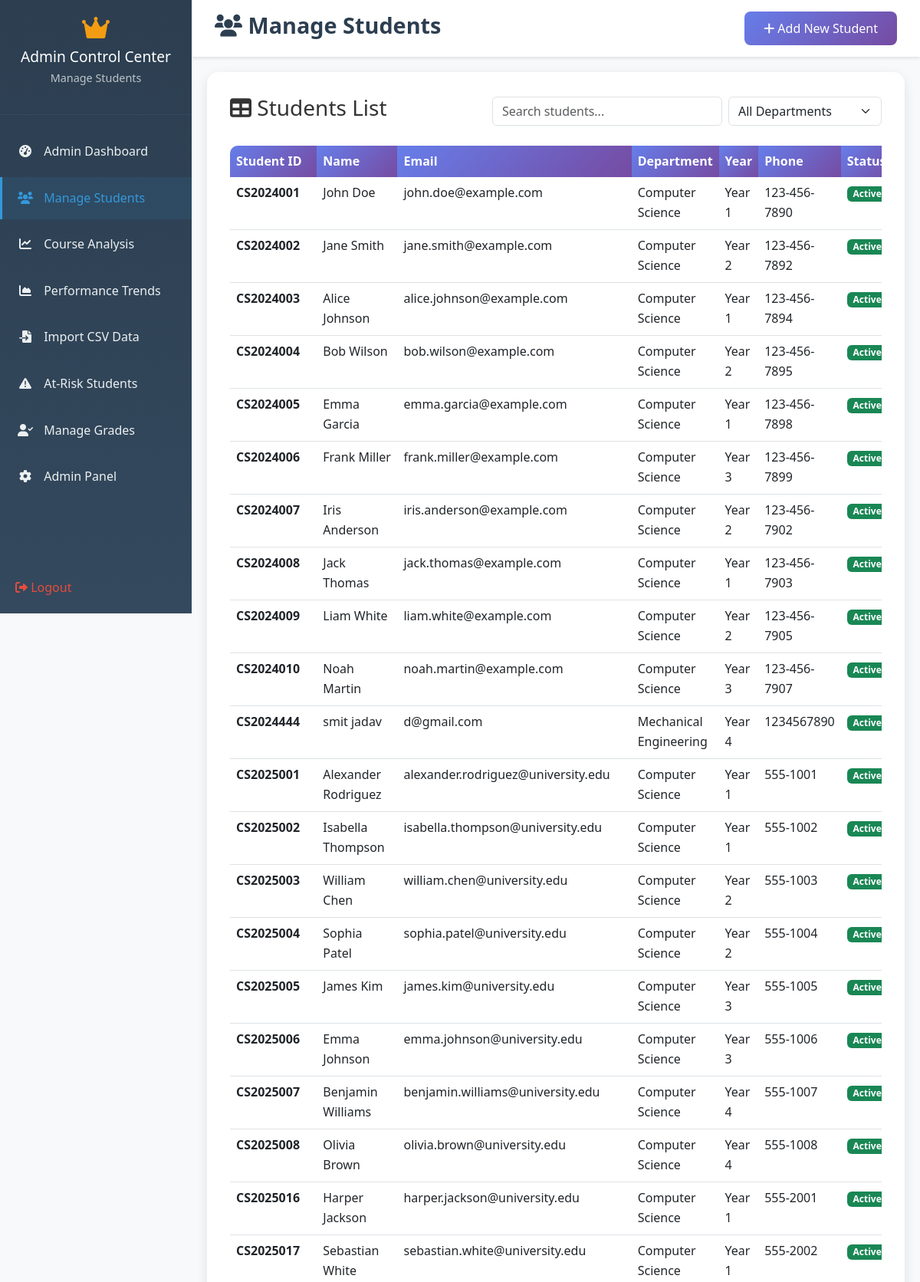
Page /manage-students/ (signed in, upper part) on the committed database.
### sms/models.py (models this page shows, shortened)
class Student(models.Model):
    YEAR_CHOICES = (
        ('1', 'First Year'),
        ('2', 'Second Year'),
        ('3', 'Third Year'),
        ('4', 'Fourth Year'),
    )
    user = models.OneToOneField(User, on_delete=models.CASCADE, related_name='student_profile')
    student_id = models.CharField(max_length=20, unique=True)
    department = models.ForeignKey(Department, on_delete=models.CASCADE, related_name='students')
    year = models.CharField(max_length=1, choices=YEAR_CHOICES, default='1')
    enrollment_date = models.DateField()
    date_of_birth = models.DateField(blank=True, null=True)
    parent_name = models.CharField(max_length=100, blank=True, null=True)
    parent_phone = models.CharField(max_length=15, blank=True, null=True)
    emergency_contact = models.CharField(max_length=15, blank=True, null=True)
    is_active = models.BooleanField(default=True)
    created_at = models.DateTimeField(auto_now_add=True)
    updated_at = models.DateTimeField(auto_now=True)
    class Meta:
        ordering = ['student_id']

class User(AbstractUser):
    USER_TYPE_CHOICES = (
        ('admin', 'Admin'),
        ('student', 'Student'),
    )
    user_type = models.CharField(max_length=10, choices=USER_TYPE_CHOICES, default='student')
    phone = models.CharField(max_length=15, blank=True, null=True)
    address = models.TextField(blank=True, null=True)
    profile_picture = models.ImageField(upload_to='profile_pics/', blank=True, null=True)
    created_at = models.DateTimeField(auto_now_add=True)
    updated_at = models.DateTimeField(auto_now=True)

class Department(models.Model):
    name = models.CharField(max_length=100, unique=True)
    code = models.CharField(max_length=10, unique=True)
    description = models.TextField(blank=True, null=True)
    head_of_department = models.CharField(max_length=100, blank=True, null=True)
    created_at = models.DateTimeField(auto_now_add=True)
    updated_at = models.DateTimeField(auto_now=True)
    class Meta:
        ordering = ['name']

### sms/views.py (the view)
# urls.py: path('manage-students/', views.manage_students, name='manage_students'),
@login_required
def manage_students(request):
    if request.user.user_type != 'admin':
        messages.error(request, 'Access denied. Admin privileges required.')
        return redirect('sms:login')
    students = Student.objects.select_related('user', 'department').all()
    departments = Department.objects.all()
    context = {
        'students': students,
        'departments': departments,
    }
    return render(request, 'sms/manage_students.html', context)

### templates/sms/manage_students.html (shortened to what this page needs)
{% extends 'base.html' %} {% load static %}  {% block content %}
<div class="admin-sidebar">
  <div class="sidebar-header">
    <i
      class="fas fa-crown"
      style="color: #f39c12; font-size: 2rem; margin-bottom: 10px"
    ></i>
    <h3>Admin Control Center</h3>
    <p>Manage Students</p>
  </div>
  <ul class="sidebar-menu">
    <li>
      <a href="{% url 'sms:admin_dashboard' %}">
        <i class="fas fa-tachometer-alt"></i> Admin Dashboard
      </a>
    </li>
    <li>
      <a href="{% url 'sms:manage_students' %}" class="active">
        <i class="fas fa-users"></i> Manage Students
      </a>
    </li>
    <li>
      <a href="{% url 'sms:course_analysis' %}">
        <i class="fas fa-chart-line"></i> Course Analysis
      </a>
    </li>
    <li>
      <a href="{% url 'sms:performance_trends' %}">
        <i class="fas fa-chart-area"></i> Performance Trends
      </a>
    </li>
    <li>
      <a href="{% url 'sms:import_csv_data' %}">
        <i class="fas fa-file-import"></i> Import CSV Data
      </a>
    </li>
    <li>
      <a href="{% url 'sms:at_risk_students' %}">
        <i class="fas fa-exclamation-triangle"></i> At-Risk Students
      </a>
    </li>
    <li>
      <a href="{% url 'sms:manage_grades' %}">
        <i class="fas fa-user-check"></i> Manage Grades
      </a>
    </li>
    <li>
      <a href="{% url 'sms:admin_panel' %}">
        <i class="fas fa-cog"></i> Admin Panel
      </a>
    </li>
  </ul>
  <div style="position: absolute; bottom: 20px; left: 20px; right: 20px">
    <a
      href="{% url 'sms:logout' %}"
      style="color: #e74c3c; text-decoration: none"
    >
      <i class="fas fa-sign-out-alt"></i> Logout
    </a>
  </div>
</div>
<div class="main-content">
  <div class="top-navbar">
    <h1><i class="fas fa-users"></i> Manage Students</h1>
    <div class="user-info">
      <a href="{% url 'sms:add_student' %}" class="btn btn-primary">
        <i class="fas fa-plus"></i> Add New Student
      </a>
    </div>
  </div>
  <div class="form-container">
    <div class="d-flex justify-content-between align-items-center mb-4">
      <h3><i class="fas fa-table"></i> Students List</h3>
      <div class="d-flex gap-2">
        <input
          type="text"
          class="form-control"
          placeholder="Search students..."
          id="searchInput"
          style="width: 300px"
        />
        <select class="form-select" id="departmentFilter" style="width: 200px">
          <option value="">All Departments</option>
        </select>
      </div>
    </div>
    <div class="table-responsive">
      <table class="table table-hover" id="studentsTable">
        <thead>
          <tr>
            <th>Student ID</th>
            <th>Name</th>
            <th>Email</th>
            <th>Department</th>
            <th>Year</th>
            <th>Phone</th>
            <th>Status</th>
          </tr>
        </thead>
        <tbody>
          {% for student in students %}
          <tr>
            <td><strong>{{ student.student_id }}</strong></td>
            <td>{{ student.user.get_full_name }}</td>
            <td>{{ student.user.email }}</td>
            <td>{{ student.department.name }}</td>
            <td>Year {{ student.year }}</td>
            <td>{{ student.user.phone|default:"N/A" }}</td>
            <td>
              {% if student.is_active %}
              <span class="badge bg-success">Active</span>
              {% else %}
              <span class="badge bg-danger">Inactive</span>
              {% endif %}
            </td>
          </tr>
          {% empty %}
          <tr>
            <td colspan="8" class="text-center">No students found.</td>
          </tr>
          {% endfor %}
        </tbody>
      </table>
    </div>
  </div>
</div>
{% endblock %}

### static/css/style.css (style rules this page uses)
* { margin: 0; padding: 0; box-sizing: border-box; }
body { font-family: 'Segoe UI', Tahoma, Geneva, Verdana, sans-serif; line-height: 1.6; color: #333; }
.admin-sidebar { background: linear-gradient(180deg, #2c3e50 0%, #34495e 100%); min-height: 100vh; position: fixed; left: 0; top: 0; width: 250px; z-index: 1000; transition: all 0.3s ease; }
.admin-sidebar .sidebar-header { padding: 20px; text-align: center; border-bottom: 1px solid #34495e; }
.admin-sidebar .sidebar-header h3 { color: white; font-size: 1.2rem; margin-bottom: 5px; }
.admin-sidebar .sidebar-header p { color: #bdc3c7; font-size: 0.9rem; }
.admin-sidebar .sidebar-menu { list-style: none; padding: 20px 0; }
.admin-sidebar .sidebar-menu li { margin-bottom: 5px; }
.admin-sidebar .sidebar-menu a { display: block; padding: 15px 20px; color: #ecf0f1; text-decoration: none; transition: all 0.3s ease; border-left: 3px solid transparent; }
.admin-sidebar .sidebar-menu a:hover, .admin-sidebar .sidebar-menu a.active { background: rgba(52, 152, 219, 0.1); border-left-color: #3498db; color: #3498db; }
.admin-sidebar .sidebar-menu i { margin-right: 10px; width: 20px; text-align: center; }
.main-content { margin-left: 250px; min-height: 100vh; background: #f8f9fa; }
.top-navbar { background: white; padding: 15px 30px; box-shadow: 0 2px 4px rgba(0,0,0,0.1); display: flex; justify-content: space-between; align-items: center; }
.top-navbar h1 { color: #2c3e50; font-size: 1.8rem; font-weight: 600; }
.user-info { display: flex; align-items: center; gap: 15px; }
.form-container { background: white; border-radius: 15px; padding: 30px; margin: 20px; box-shadow: 0 5px 15px rgba(0,0,0,0.1); }
.btn-primary { background: linear-gradient(135deg, #667eea 0%, #764ba2 100%); border: none; border-radius: 8px; padding: 10px 25px; font-weight: 500; transition: all 0.3s ease; }
.table { border-radius: 10px; overflow: hidden; box-shadow: 0 5px 15px rgba(0,0,0,0.1); }
.table thead th { background: linear-gradient(135deg, #667eea 0%, #764ba2 100%); color: white; border: none; font-weight: 600; }

### templates/sms/manage_students.html (style rules this page uses)
body { background: #f8f9fa; margin: 0; font-family: "Segoe UI", Tahoma, Geneva, Verdana, sans-serif; }

### rows in the picture
Student: student_id "CS2024001", user.get_full_name "John Doe", user.email "john.doe@example.com", department.name "Computer Science", year "1", user.phone "123-456-7890", is_active "Active"
Student: student_id "CS2024002", user.get_full_name "Jane Smith", user.email "jane.smith@example.com", department.name "Computer Science", year "2", user.phone "123-456-7892", is_active "Active"
Student: student_id "CS2024003", user.get_full_name "Alice Johnson", user.email "alice.johnson@example.com", department.name "Computer Science", year "1", user.phone "123-456-7894", is_active "Active"
Student: student_id "CS2024004", user.get_full_name "Bob Wilson", user.email "bob.wilson@example.com", department.name "Computer Science", year "2", user.phone "123-456-7895", is_active "Active"
Student: student_id "CS2024005", user.get_full_name "Emma Garcia", user.email "emma.garcia@example.com", department.name "Computer Science", year "1", user.phone "123-456-7898", is_active "Active"
Student: student_id "CS2024006", user.get_full_name "Frank Miller", user.email "frank.miller@example.com", department.name "Computer Science", year "3", user.phone "123-456-7899", is_active "Active"
Student: student_id "CS2024007", user.get_full_name "Iris Anderson", user.email "iris.anderson@example.com", department.name "Computer Science", year "2", user.phone "123-456-7902", is_active "Active"
Student: student_id "CS2024008", user.get_full_name "Jack Thomas", user.email "jack.thomas@example.com", department.name "Computer Science", year "1", user.phone "123-456-7903", is_active "Active"
Student: student_id "CS2024009", user.get_full_name "Liam White", user.email "liam.white@example.com", department.name "Computer Science", year "2", user.phone "123-456-7905", is_active "Active"
Student: student_id "CS2024010", user.get_full_name "Noah Martin", user.email "noah.martin@example.com", department.name "Computer Science", year "3", user.phone "123-456-7907", is_active "Active"
Student: student_id "CS2024444", user.get_full_name "smit jadav", user.email "d@gmail.com", department.name "Mechanical Engineering", year "4", user.phone "1234567890", is_active "Active"
Student: student_id "CS2025001", user.get_full_name "Alexander Rodriguez", user.email "alexander.rodriguez@university.edu", department.name "Computer Science", year "1", user.phone "555-1001", is_active "Active"
Student: student_id "CS2025002", user.get_full_name "Isabella Thompson", user.email "isabella.thompson@university.edu", department.name "Computer Science", year "1", user.phone "555-1002", is_active "Active"
Student: student_id "CS2025003", user.get_full_name "William Chen", user.email "william.chen@university.edu", department.name "Computer Science", year "2", user.phone "555-1003", is_active "Active"
Student: student_id "CS2025004", user.get_full_name "Sophia Patel", user.email "sophia.patel@university.edu", department.name "Computer Science", year "2", user.phone "555-1004", is_active "Active"
Student: student_id "CS2025005", user.get_full_name "James Kim", user.email "james.kim@university.edu", department.name "Computer Science", year "3", user.phone "555-1005", is_active "Active"
Student: student_id "CS2025006", user.get_full_name "Emma Johnson", user.email "emma.johnson@university.edu", department.name "Computer Science", year "3", user.phone "555-1006", is_active "Active"
Student: student_id "CS2025007", user.get_full_name "Benjamin Williams", user.email "benjamin.williams@university.edu", department.name "Computer Science", year "4", user.phone "555-1007", is_active "Active"
Student: student_id "CS2025008", user.get_full_name "Olivia Brown", user.email "olivia.brown@university.edu", department.name "Computer Science", year "4", user.phone "555-1008", is_active "Active"
Student: student_id "CS2025016", user.get_full_name "Harper Jackson", user.email "harper.jackson@university.edu", department.name "Computer Science", year "1", user.phone "555-2001", is_active "Active"
Student: student_id "CS2025017", user.get_full_name "Sebastian White", user.email "sebastian.white@university.edu", department.name "Computer Science", year "1", user.phone "555-2002", is_active "Active"
